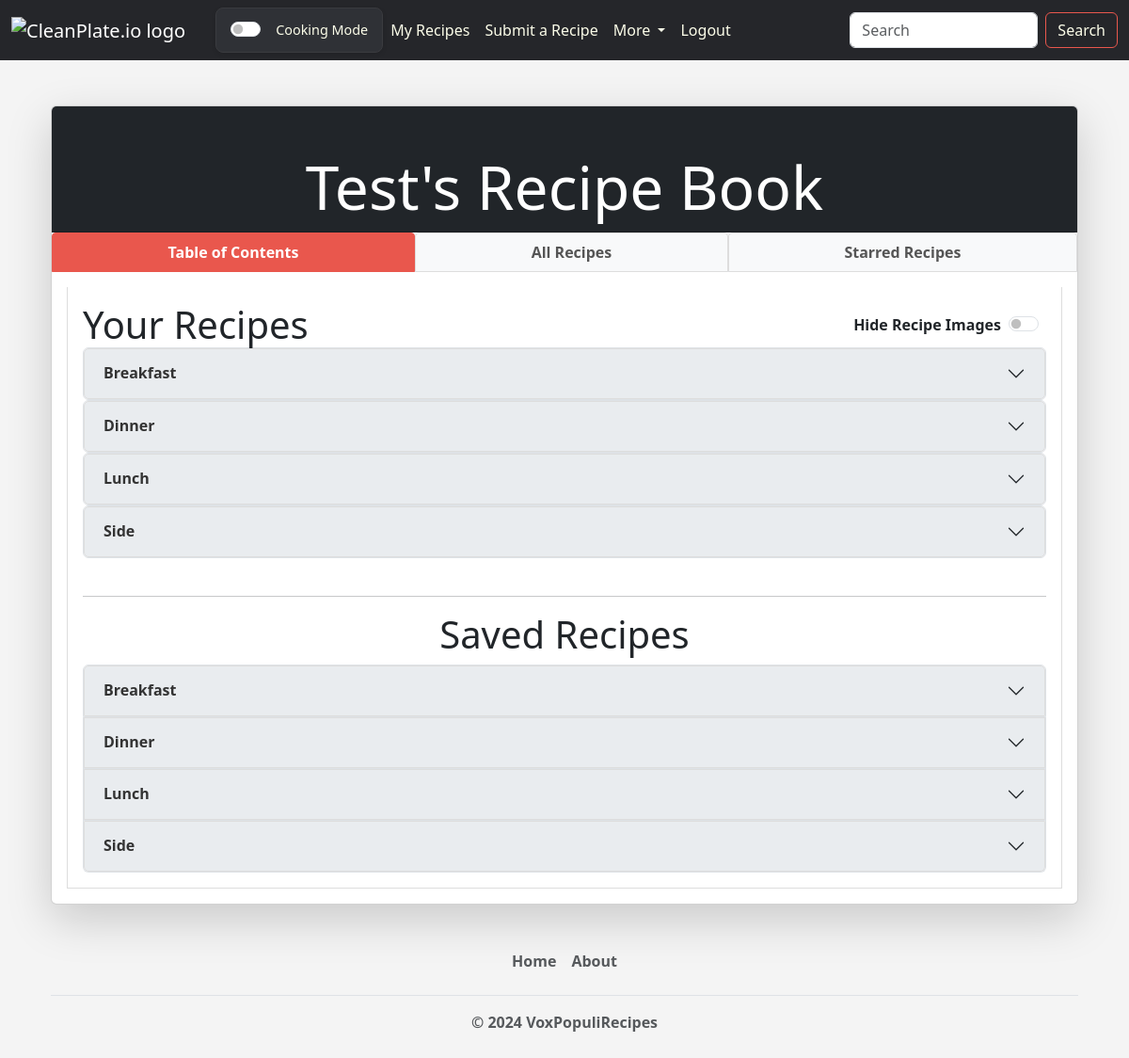
/my_recipes (signed in), run on an earlier commit of the app's database.
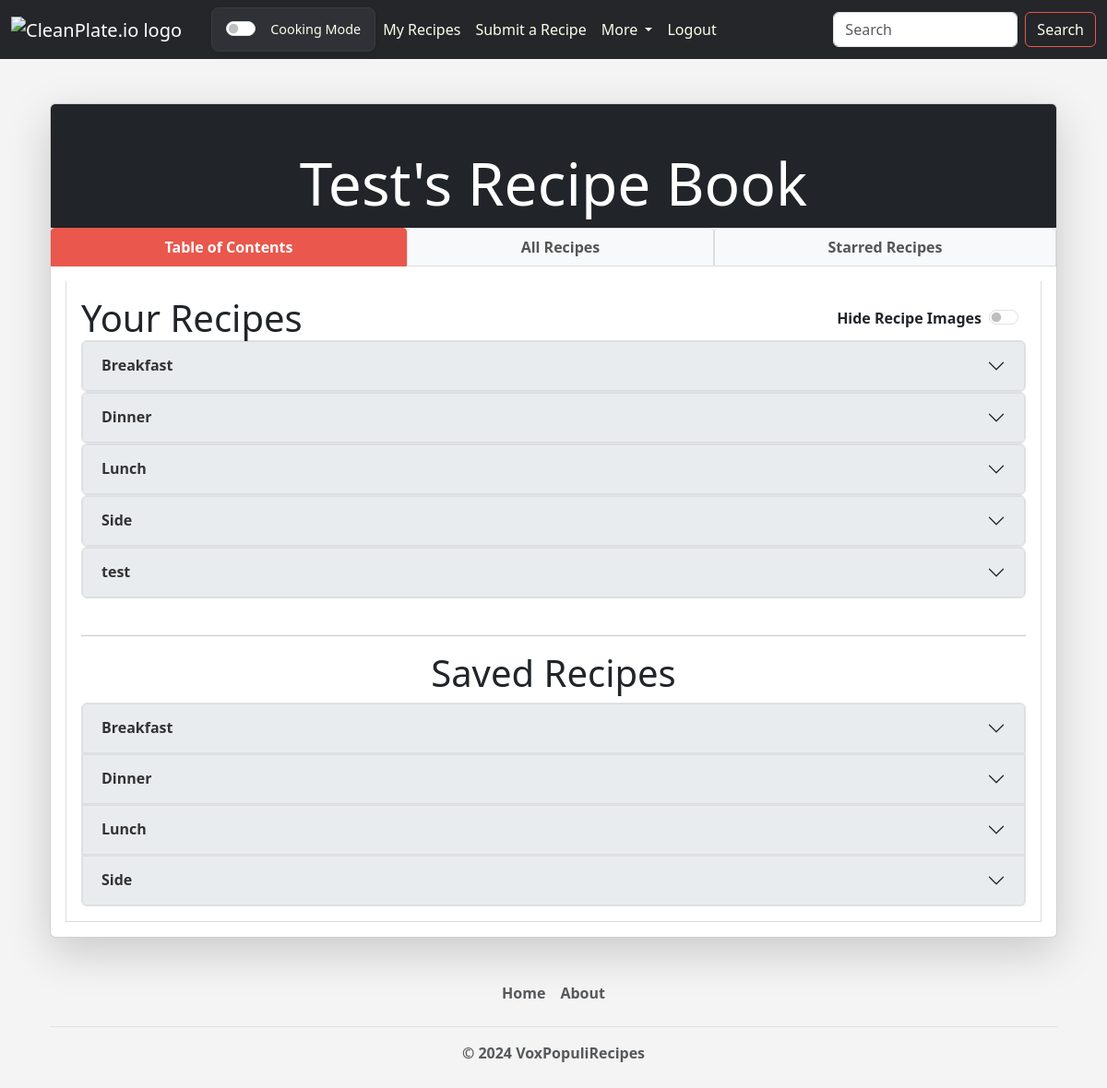
And on a later commit of the database.
### voxpopulirecipes/models.py (models this page shows, shortened)
class MealType(models.Model):
    name = models.CharField(max_length=200)
    baking = models.BooleanField(default=False)

### voxpopulirecipes/views.py (the view)
# urls.py: path("my_recipes", views.my_recipes, name="my_recipes"),
def my_recipes(request):
    recipes = Recipe.objects.filter(creator=request.user).order_by("pub_date")
    saved_recipe_ids = SavedRecipe.objects.filter(user=request.user).values_list("recipe", flat=True)
    saved_recipes = Recipe.objects.filter(id__in=saved_recipe_ids).order_by("pub_date")
    starred_recipes = list(
        Recipe.objects.filter(
            id__in=StarredRecipe.objects.filter(user=request.user).values_list("recipe", flat=True)
        )
    )
    starred_recipe_ids = list(
        StarredRecipe.objects.filter(user=request.user).order_by("-date_starred").values_list("recipe_id", flat=True)
    )
    starred_recipes.sort(key=lambda recipe: starred_recipe_ids.index(recipe.id))
    all_recipes = list(set(chain(recipes, starred_recipes)))
    flattened_mealtypes = [
        {"recipe_id": recipe.id, "mealtypes": MealTypeMap.objects.filter(recipe=recipe).select_related("mealType")}
        for recipe in all_recipes
    ]
    flattened_cuisines = [
        {"recipe_id": recipe.id, "cuisines": CuisineMap.objects.filter(recipe=recipe).select_related("cuisine")}
        for recipe in all_recipes
    ]
    mealtype_cuisine_map = defaultdict(lambda: defaultdict(list))
    for recipe in recipes:
        mealtypes = MealType.objects.filter(id__in=MealTypeMap.objects.filter(recipe=recipe).values_list("mealType_id", flat=True))
        cuisines = Cuisine.objects.filter(id__in=CuisineMap.objects.filter(recipe=recipe).values_list("cuisine_id", flat=True))
        for mealtype in mealtypes:
            for cuisine in cuisines:
                mealtype_cuisine_map[mealtype][cuisine].append(recipe)
    mealtype_cuisine_map = {
        mealtype: {
            cuisine: sorted(recipe_list, key=lambda r: r.pub_date)
            for cuisine, recipe_list in sorted(cuisines.items(), key=lambda c: c[0].name)
        }
        for mealtype, cuisines in sorted(mealtype_cuisine_map.items(), key=lambda mt: mt[0].name)
    }
    saved_mealtype_cuisine_map = defaultdict(lambda: defaultdict(list))
    for recipe in saved_recipes:
        mealtypes = MealType.objects.filter(id__in=MealTypeMap.objects.filter(recipe=recipe).values_list("mealType_id", flat=True))
        cuisines = Cuisine.objects.filter(id__in=CuisineMap.objects.filter(recipe=recipe).values_list("cuisine_id", flat=True))
        for mealtype in mealtypes:
            for cuisine in cuisines:
                saved_mealtype_cuisine_map[mealtype][cuisine].append(recipe)
    saved_mealtype_cuisine_map = {
        mealtype: {
            cuisine: sorted(recipe_list, key=lambda r: r.pub_date)
            for cuisine, recipe_list in sorted(cuisines.items(), key=lambda c: c[0].name)
        }
        for mealtype, cuisines in sorted(saved_mealtype_cuisine_map.items(), key=lambda mt: mt[0].name)
    }
    context = {
        "recipes": recipes,
        "mealtype_cuisine_map": mealtype_cuisine_map,
        "saved_mealtype_cuisine_map": saved_mealtype_cuisine_map,
        "starred_recipes": starred_recipes,
        "recipe_mealtypes": flattened_mealtypes,
        "recipe_cuisines": flattened_cuisines,
    }
    return render(request, "voxpopulirecipes/my_recipes.html", context)

### voxpopulirecipes/templates/voxpopulirecipes/my_recipes.html (shortened to what the changed rows need)
{% extends 'voxpopulirecipes/base.html' %}
{% block content %}
{% if user.is_authenticated %}
<div class="container mt-4">
    <div class="card shadow-lg">
        <div class="card-header bg-dark text-white text-center">
            <h1 class="display-3">{{ user.first_name }}'s Recipe Book</h1>
        </div>
        <div class="card-body">
            <div class="tab-content" id="recipeBookTabContent">
                <div
                    class="tab-pane fade show active"
                    id="table-of-contents"
                    role="tabpanel"
                    aria-labelledby="table-of-contents-tab">
                    <div class="d-flex justify-content-between align-items-center">
                        <h1 class="m-0">Your Recipes</h1>
                    </div>
                    <div class="col-12">
                        <div class="accordion" id="Meal_type_Accordion">
                            {% for mealtype, cuisines in mealtype_cuisine_map.items %}
                            <div class="accordion-item">
                                <h2 class="accordion-header" id="heading{{ mealtype.id }}">
                                    <button class="accordion-button collapsed" type="button" data-bs-toggle="collapse"
                                            data-bs-target="#collapse{{ mealtype.id }}" aria-expanded="false" aria-controls="collapse{{ mealtype.id }}">
                                        <strong>{{ mealtype.name }}<strong>
                                    </button>
                                </h2>
                                            {% for cuisine, recipes in cuisines.items %}
                                                            {% for recipe in recipes %}
                                                                        {% if recipe.image %}
                                                                            <img
                                                                                src="{{ recipe.image.url }}"
                                                                                class="card-img-top recipe-image-toc"
                                                                                alt="{{ recipe.title }}"
                                                                                style="object-fit: cover; height: 200px;">
                                                                        {% else %}
                                                                                {% load static %}
                                                                        {% endif %}
                                                            {% endfor %}
                                            {% endfor %}
                            </div>
                            {% endfor %}
                        </div>
                    </div>
                    <br>
                    <h1 class="text-center">Saved Recipes</h1>
                    <div class="col-12">
                        <div class="accordion" id="Saved_Meal_type_Accordion">
                            {% for mealtype, cuisines in saved_mealtype_cuisine_map.items %}
                            <div class="accordion-item">
                                <h2 class="accordion-header" id="savedHeading{{ mealtype.id }}">
                                    <button class="accordion-button collapsed" type="button" data-bs-toggle="collapse"
                                            data-bs-target="#savedCollapse{{ mealtype.id }}" aria-expanded="false" aria-controls="savedCollapse{{ mealtype.id }}">
                                        <strong>{{ mealtype.name }}</strong>
                                    </button>
                                </h2>
                                            {% for cuisine, recipes in cuisines.items %}
                                                        {% for recipe in recipes %}
                                                                        {% if recipe.image %}
                                                                            <img
                                                                                src="{{ recipe.image.url }}"
                                                                                class="card-img-top"
                                                                                alt="{{ recipe.title }}"
                                                                                style="object-fit: cover; height: 200px;"
                                                                            >
                                                                        {% else %}
                                                                                {% load static %}
                                                                        {% endif %}
                                                        {% endfor %}
                                            {% endfor %}
                            </div>
                            {% endfor %}
                        </div>
                    </div>
                </div>
            </div>
        </div>
    </div>
</div>
{% endif %}
{% endblock %}

What changed in the data, as far as the page shows it:
added MealType: name "test", shown under "Your Recipes"
